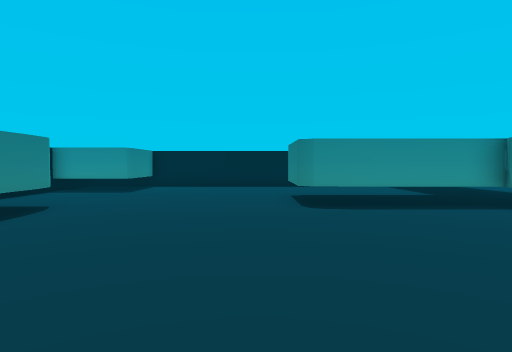
View 1 (above)

17 first-person views from a walk through a scene from a Unity 3-D project. The camera is 0.48 m above the floor, tilts 2° down and sees 75° across. The floor is counted in squares, 0.5 m on a side. Each view is taken from the middle of a square. On the plan, view 1 faces up. The plan holds only what a view shows up to about 12 squares ahead; the rest is blank. The place goes on beyond the plan. The player is left out.

View 2
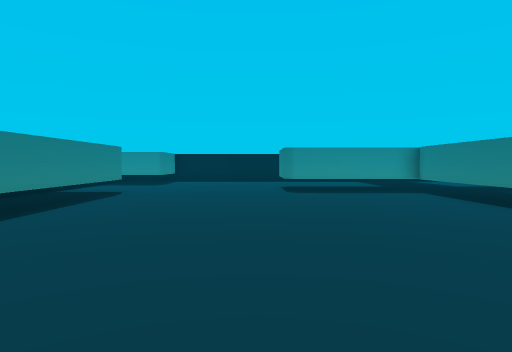

View 3
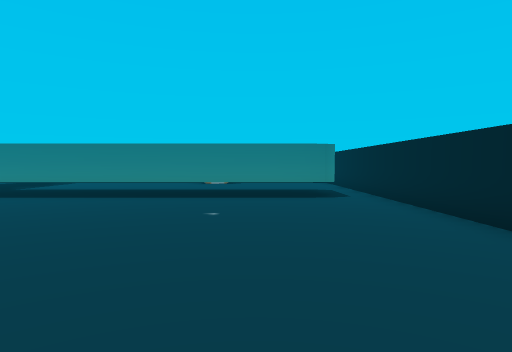

View 4
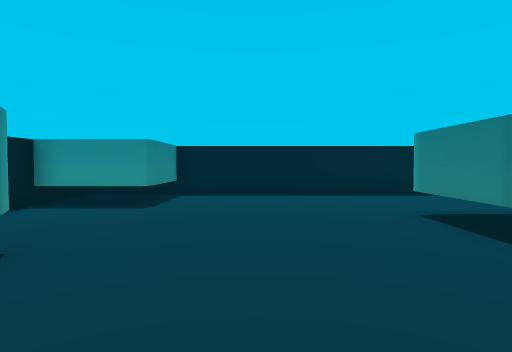

View 5
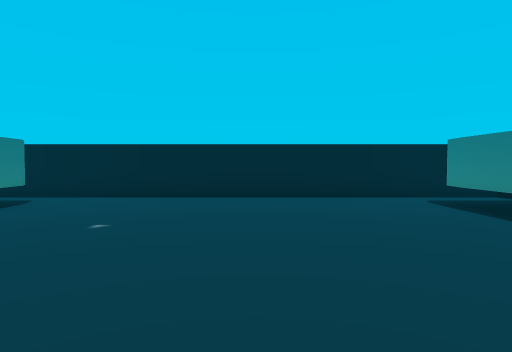

View 6
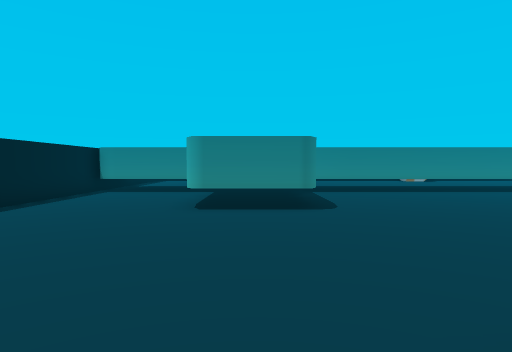

View 7
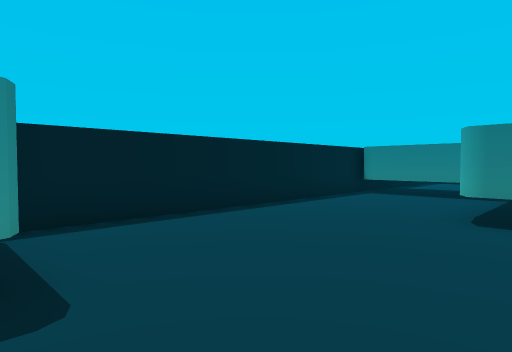

View 8
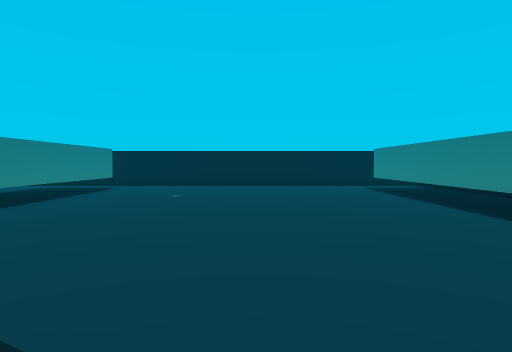

View 9
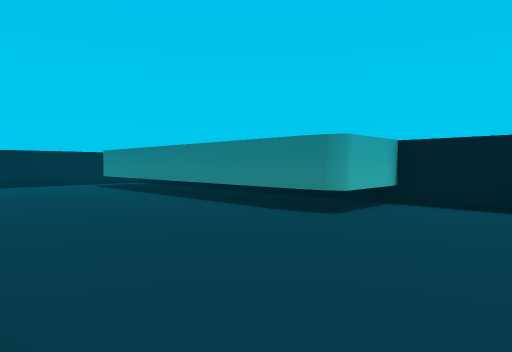

View 10
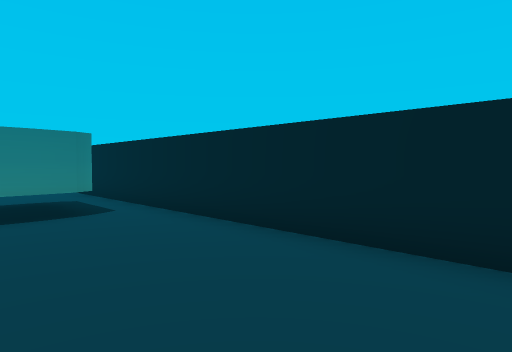

View 11
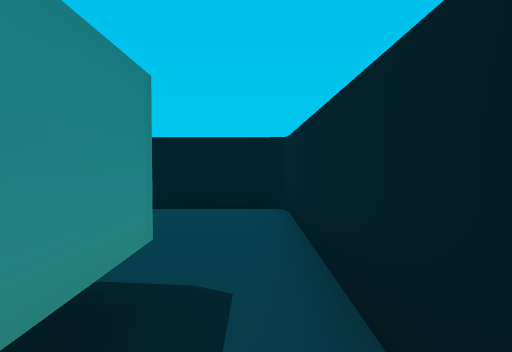

View 12
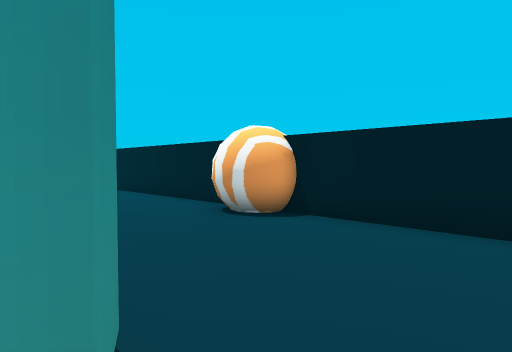

View 13
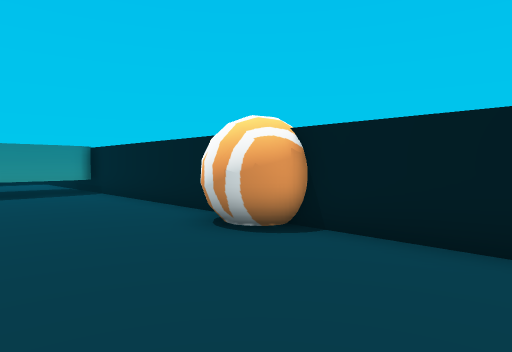

View 14
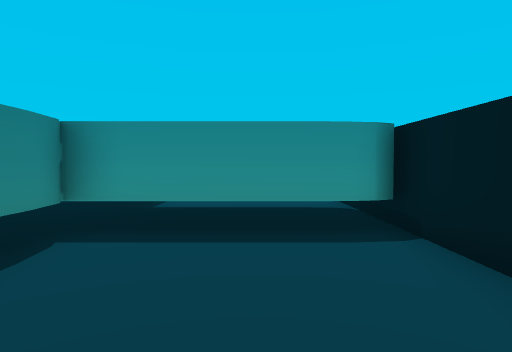

View 15
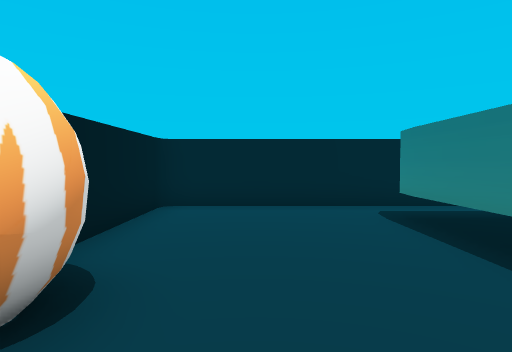

View 16
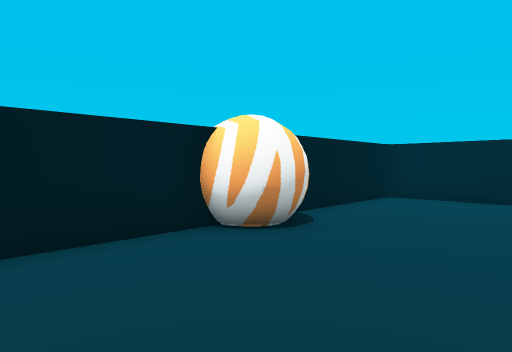

View 17
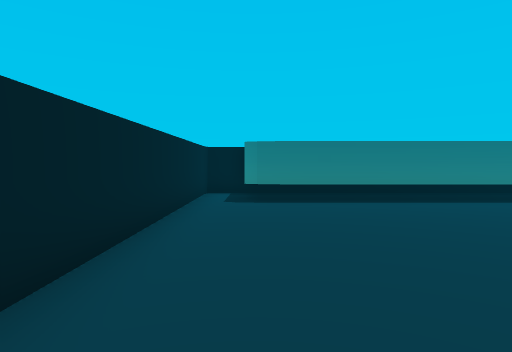

### Floor plan
Points are (right, up) in squares from view 1. A wall is a line through its corners. A room is listed if a view was taken in it or the views show most of it. See-through windows are left out.
Room 1 (views 1, 2, 3, 4, 5, 6, 7, 8, 9, 10, 11, 12, 17)
walls: (-4.5, 6.8) (-4.5, -3.4); (5.5, 6.7) (5.6, 7.6) (2, 7.6) (1.3, 7.7) (1, 7.9) (1, 10.3) (1.3, 10.5); (-7.2, 7.7) (-4.8, 7.7) (-4.6, 7.4) (-4.5, 6.7); (-4.5, -3.2) (-4.6, -4); (5.5, -3.4) (5.5, 6.8); (5.5, 11.4) (5.5, 14.2); (5.8, -4.4) (5.6, -4) (5.5, -3.2); (-4.5, 14.5) (-4.5, 11.8) (-7.2, 11.8); (8.3, -4.3) (6.9, -4.3); (-6.8, -5.7) (8.6, -5.7); (6.4, 14.7) (-5.5, 14.7); (-7.2, 14.2) (-7.2, -5.2) (-7.1, -5.6)
ways out: opening at (9, -5) to room 2
Room 2 (views 13, 14, 15, 16)
walls: (8.5, -1.2) (8.5, -3.4); (8.5, -3.3) (8.4, -4) (8.3, -4.3); (8.5, 6.8) (8.5, 6.1); (8.6, -5.7) (12.8, -5.7); (12.1, 7.6) (8.4, 7.6) (8.5, 6.7); (12.7, -5.7) (13.1, -5.6) (13.2, -5.2) (13.2, 9.5); (12.7, 7.7) (11.9, 7.6)
ways out: opening at (9, -5) to room 1
objects: other object (12, 0)

Where each view was taken, in squares from view 1:
view 1: 0 up, 0 right, facing up
view 2: 4 down, 0 right, facing up
view 3: 2 down, 4 left, facing right
view 4: 4 up, 2 left, facing up
view 5: 4 up, 0 right, facing down
view 6: 9 up, 6 left, facing right
view 7: 9 up, 5 left, facing up-right
view 8: 9 up, 0 right, facing down
view 9: 11 up, 1 right, facing down-left
view 10: 2 down, 1 left, facing down-right
view 11: 5 down, 6 right, facing right
view 12: 5 down, 8 right, facing up-right
view 13: 4 down, 9 right, facing up-right
view 14: 3 up, 11 right, facing up
view 15: 2 up, 11 right, facing down
view 16: 4 up, 9 right, facing down-right
view 17: 4 down, 4 right, facing left
